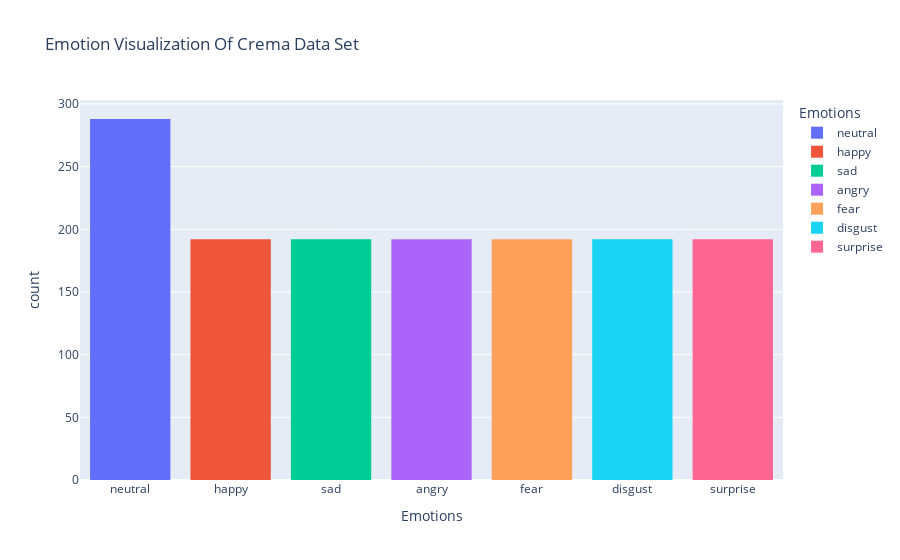

Notebook code cell kept with this figure:
### Markdown cell above
#### 3.2 Crema Data Set

### Code cell
visualize_emotions(RAV_df, "Emotion Visualization Of Crema Data Set")

### Figure 1 — Plotly figure (JSON) as saved in the notebook; plotly's stock layout.template omitted (floating-point values rounded to 4 significant figures; data arrays with more than 128 entries replaced by an {"elided": "..."} marker saying what was removed)
{"data": [{"alignmentgroup": "True", "bingroup": "x", "hovertemplate": "Emotions=%{x}<br>count=%{y}<extra></extra>", "legendgroup": "neutral", "marker": {"color": "#636efa", "pattern": {"shape": ""}}, "name": "neutral", "offsetgroup": "neutral", "orientation": "v", "showlegend": true, "type": "histogram", "x": {"elided": "288 str values"}, "xaxis": "x", "yaxis": "y"}, {"alignmentgroup": "True", "bingroup": "x", "hovertemplate": "Emotions=%{x}<br>count=%{y}<extra></extra>", "legendgroup": "happy", "marker": {"color": "#EF553B", "pattern": {"shape": ""}}, "name": "happy", "offsetgroup": "happy", "orientation": "v", "showlegend": true, "type": "histogram", "x": {"elided": "192 str values"}, "xaxis": "x", "yaxis": "y"}, {"alignmentgroup": "True", "bingroup": "x", "hovertemplate": "Emotions=%{x}<br>count=%{y}<extra></extra>", "legendgroup": "sad", "marker": {"color": "#00cc96", "pattern": {"shape": ""}}, "name": "sad", "offsetgroup": "sad", "orientation": "v", "showlegend": true, "type": "histogram", "x": {"elided": "192 str values"}, "xaxis": "x", "yaxis": "y"}, {"alignmentgroup": "True", "bingroup": "x", "hovertemplate": "Emotions=%{x}<br>count=%{y}<extra></extra>", "legendgroup": "angry", "marker": {"color": "#ab63fa", "pattern": {"shape": ""}}, "name": "angry", "offsetgroup": "angry", "orientation": "v", "showlegend": true, "type": "histogram", "x": {"elided": "192 str values"}, "xaxis": "x", "yaxis": "y"}, {"alignmentgroup": "True", "bingroup": "x", "hovertemplate": "Emotions=%{x}<br>count=%{y}<extra></extra>", "legendgroup": "fear", "marker": {"color": "#FFA15A", "pattern": {"shape": ""}}, "name": "fear", "offsetgroup": "fear", "orientation": "v", "showlegend": true, "type": "histogram", "x": {"elided": "192 str values"}, "xaxis": "x", "yaxis": "y"}, {"alignmentgroup": "True", "bingroup": "x", "hovertemplate": "Emotions=%{x}<br>count=%{y}<extra></extra>", "legendgroup": "disgust", "marker": {"color": "#19d3f3", "pattern": {"shape": ""}}, "name": "disgust", "offsetgroup": "disgust", "orientation": "v", "showlegend": true, "type": "histogram", "x": {"elided": "192 str values"}, "xaxis": "x", "yaxis": "y"}, {"alignmentgroup": "True", "bingroup": "x", "hovertemplate": "Emotions=%{x}<br>count=%{y}<extra></extra>", "legendgroup": "surprise", "marker": {"color": "#FF6692", "pattern": {"shape": ""}}, "name": "surprise", "offsetgroup": "surprise", "orientation": "v", "showlegend": true, "type": "histogram", "x": {"elided": "192 str values"}, "xaxis": "x", "yaxis": "y"}], "layout": {"barmode": "relative", "legend": {"title": {"text": "Emotions"}, "tracegroupgap": 0}, "title": {"text": "Emotion Visualization Of Crema Data Set"}, "xaxis": {"anchor": "y", "categoryarray": ["neutral", "happy", "sad", "angry", "fear", "disgust", "surprise"], "categoryorder": "array", "domain": [0, 1], "title": {"text": "Emotions"}}, "yaxis": {"anchor": "x", "domain": [0, 1], "title": {"text": "count"}}}}
